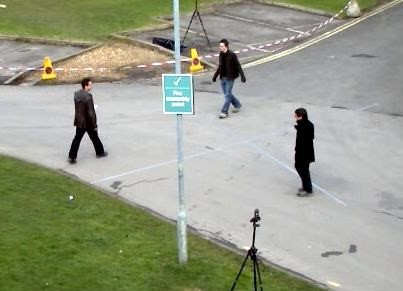
#> input picture opticalfb.jpg, 403 x 291 px, found by its file name
$ python objecttrack.py
#> lines starting #> are read from the running program, lines starting #| are printed output that depends on the picture; after the words box and inside, x2 and y2 are one past the last pixel; in counts of white or black regions, pixels touching at a corner belong together
import cv2
import numpy as np
# Read the picure - The 1 means we want the image in BGR
img = cv2.imread('opticalfb.JPG', 1)
#> img is the input picture: shape (291, 403, 3); mean B, G, R 140.5, 159, 154.9
# resize imag to 20% in each axis
img = cv2.resize(img, (0,0), fx=5, fy=5)
#> img: shape (1455, 2015, 3)
# convert BGR image to a HSV image
hsv = cv2.cvtColor(img, cv2.COLOR_BGR2HSV)
#> hsv: shape (1455, 2015, 3); mean H, S, V 55.6, 49.8, 161.6
# NumPy to create arrays to hold lower and upper range
# The “dtype = np.uint8” means that data type is an 8 bit integer
lower_range = np.array([24, 100, 100], dtype=np.uint8)
upper_range = np.array([44, 255, 255], dtype=np.uint8)
# create a mask for image
mask = cv2.inRange(hsv, lower_range, upper_range)
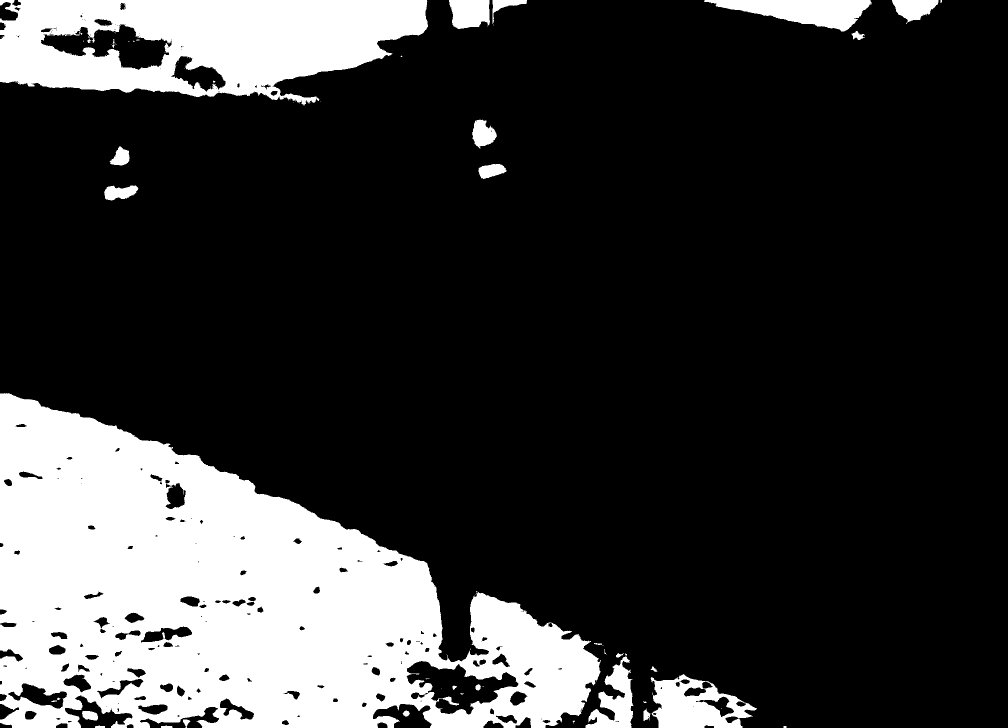
#> mask: shape (1455, 2015) (shown at 1/2 size); 21.3% white; 86 white regions (57 under 20 px), largest, box (x1, y1, x2, y2) and area: (0, 786, 1202, 1455) 459129, (0, 0, 856, 211) 120354, (1301, 1348, 1514, 1455) 12889
# display both the mask and the image side-by-side
cv2.imshow('mask',mask)
cv2.imshow('image', img)
# wait to user to press [ ESC ]
while(1):
  k = cv2.waitKey(0)
#> (key Esc is pressed here)
  if(k == 27):
    break
cv2.destroyAllWindows()
